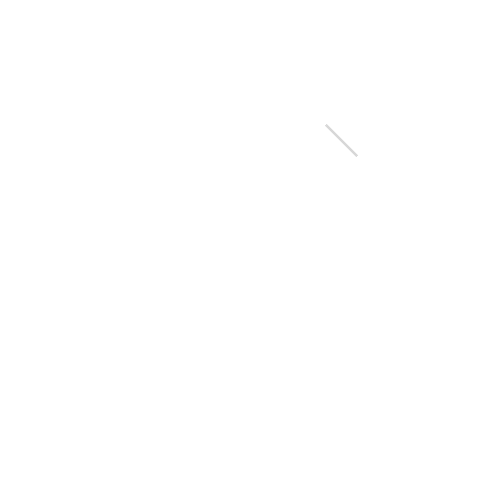
Frame 1 (no input)
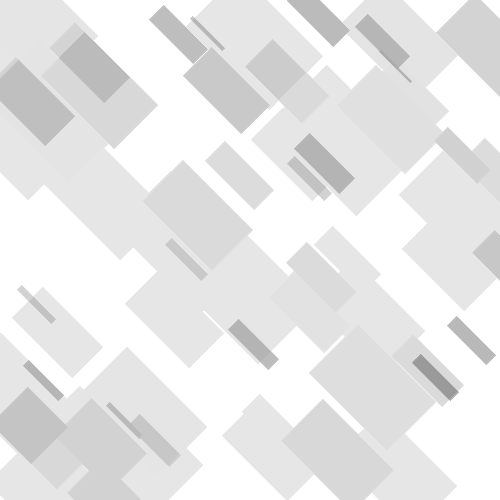
Frame 60 (the mouse pressed at the canvas centre just before this capture)
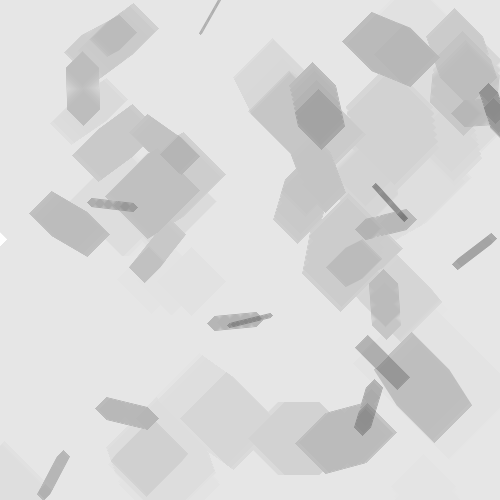
Frame 120 (the mouse held since frame 60 and released just before this capture)

The Processing sketch that drew these frames (run headless with seeded random() and noise(); from frame 60 on, the mouse is pressed at the canvas centre):

// Processing sketch: sketch152650
// ── sketch152650.pde
void setup() {
  size(500, 500);
  background(255);
  frameRate(10000);
}

void draw() {
  fill(255, 5);
  noStroke();
  rect(0, 0, 500, 500);
  translate(random(-10, 510), random(-10, 510));
  if (mousePressed) {
    rotate(random(10));
  }
  stroke(random(150), 100);
  line(0, 0, 30, 30);
  filter(ERODE);
}
